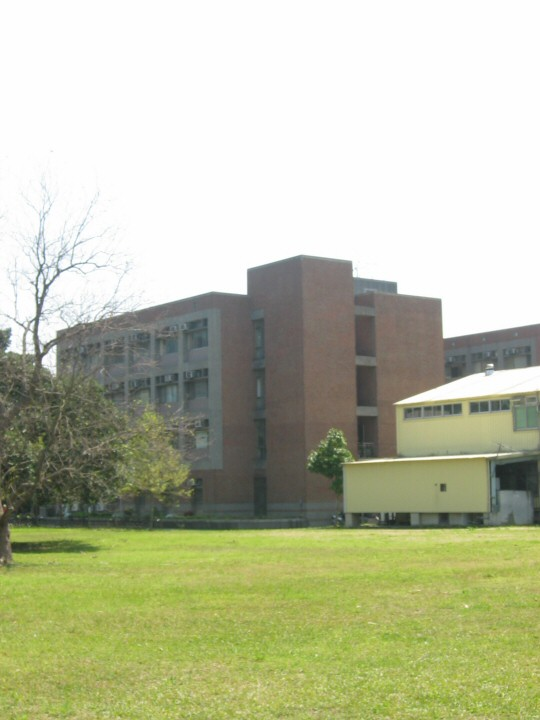
#> input picture img/test/IMG_8709.JPG, 540 x 720 px; its folder holds only this picture in this run
$ jupyter execute --allow-errors img_stitching.ipynb
#> lines starting #> are read from the running program, lines starting #| are printed output that depends on the picture; after the words box and inside, x2 and y2 are one past the last pixel; in counts of white or black regions, pixels touching at a corner belong together
[cell 1]
import cv2
import numpy as np
import os

[cell 2]
# show img for testing
# [4 lines left out: function show_image_by_OpenCV, not called in this run]

[cell 3]
def load_images_from_folder(folder):
#> called with folder = 'img/test'
    images = []
    for filename in os.listdir(folder):
        img = cv2.imread(os.path.join(folder,filename))
#> img is the input picture: shape (720, 540, 3); mean B, G, R 160.9, 189.5, 185.7
        if img is not None:
            images.append(img)
    return images

[cell 4]
def nonmax_suppression(image):

    NONMAX_SUPPRESSION_KERNEL = 16
    STRIDE = 8

    result = np.zeros((image.shape))

    _image = np.lib.stride_tricks.sliding_window_view(image, NONMAX_SUPPRESSION_KERNEL, 1)[:,::STRIDE]
    _image = np.lib.stride_tricks.sliding_window_view(_image, NONMAX_SUPPRESSION_KERNEL, 0)[::STRIDE,:]

    _image = np.reshape(_image,(*_image.shape[:2],-1))
    _image = np.argmax(_image, axis=2)

    mg = np.mgrid[0:_image.shape[0],0:_image.shape[1]]

    # y offset: mg[0], x offset: mg[1]
    index_y = _image // NONMAX_SUPPRESSION_KERNEL + mg[0] * STRIDE
    index_x = _image % NONMAX_SUPPRESSION_KERNEL + mg[1] * STRIDE
    index_x, index_y = index_x.flatten(), index_y.flatten()


    for i, j in zip(index_y, index_x):
        result[i][j]=image[i][j]

    return  result

[cell 5]
def detect_Harris_corner(image):
    # parameters
    KERNEL_SIZE = 5
    THRESHOLD = 500
    K = 0.04

    #  Compute x and y derivatives of image.
    # rgb to grayscale
    Gray_img = cv2.cvtColor(image, cv2.COLOR_RGB2GRAY)
    # gaussion : to do small smooth
    Gau_img = cv2.GaussianBlur(Gray_img, (3,3),3)
    # gradient
    I_x = np.gradient(Gau_img, axis=1)
    I_y = np.gradient(Gau_img, axis=0)


    # Compute products of derivates at each pixel.
    I_xx = I_x * I_x
    I_yy = I_y * I_y
    I_xy = I_x * I_y

    # Compute the sums of the products of derivates at each pixel.
    # weight : use gaussian
    S_xx = cv2.GaussianBlur(I_xx, (KERNEL_SIZE,KERNEL_SIZE),KERNEL_SIZE)
    S_yy = cv2.GaussianBlur(I_yy, (KERNEL_SIZE,KERNEL_SIZE),KERNEL_SIZE)
    S_xy = cv2.GaussianBlur(I_xy, (KERNEL_SIZE,KERNEL_SIZE),KERNEL_SIZE)

    # Define the matrix M.
    # | S_xx  S_xy |
    # | S_xy  S_yy |

    # Compute the response of the detector at each pixel
    detM = S_xx * S_yy - S_xy * S_xy
    traceM = S_xx + S_yy
    R = detM - K * (traceM * traceM)

    # Threshold on value of R
    R[R < THRESHOLD] = 0
    R[R > 0] = 255

    # Nonmax Suppression
    R = nonmax_suppression(R)

    # 濾邊界
    R[:20 , :] = 0
    R[: ,:20 ] = 0
    R[-20:, :] = 0
    R[:,-20: ] = 0
    # return mask
    return R

[cell 6]
# [30 lines left out: function feature_descriptor, not called in this run]

[cell 7]
# [19 lines left out: function matching, not called in this run]
    # [pos1_x, pos1_y, pos2_x, pos2_y]

[cell 8]
a = load_images_from_folder('img/test')
#> a = 1 item
R = detect_Harris_corner(a[0])
#> in detect_Harris_corner, `Gray_img = cv2.cvtColor(image, cv2.COLOR_RGB2GRAY)`:
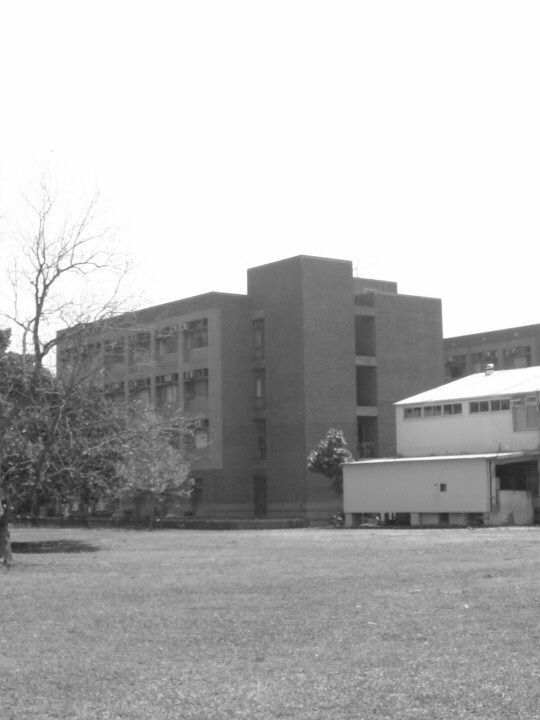
#> Gray_img: shape (720, 540); min 33, max 255, mean 180.5
#> in detect_Harris_corner, `I_x = np.gradient(Gau_img, axis=1)`:
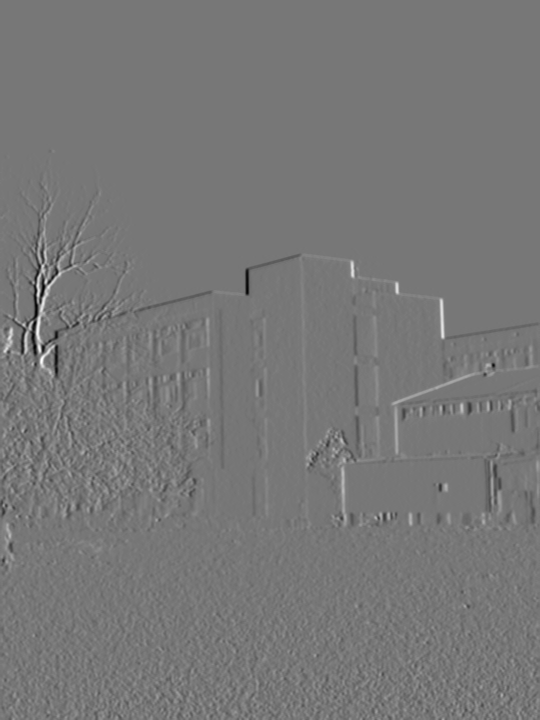
#> I_x: shape (720, 540) float64; min -46, max 52, mean 0; drawn with min black and max white
#> in detect_Harris_corner, `I_y = np.gradient(Gau_img, axis=0)`:
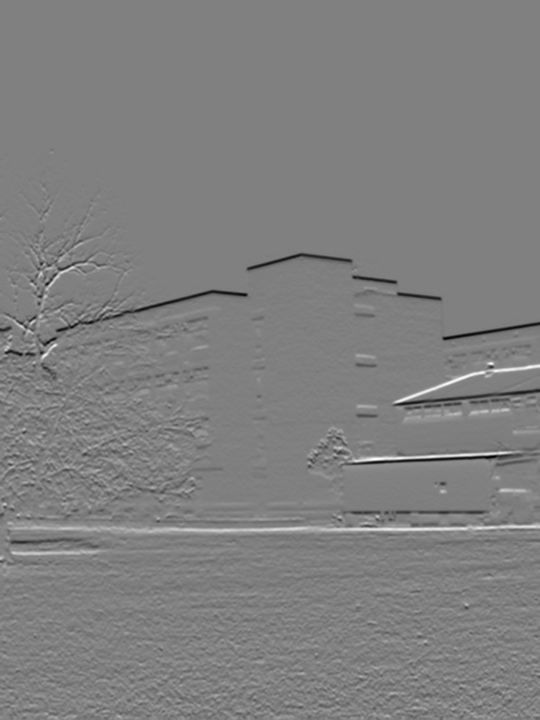
#> I_y: shape (720, 540) float64; min -48, max 47.5, mean -0.1; drawn with min black and max white
#> in detect_Harris_corner, `I_xy = I_x * I_y`:
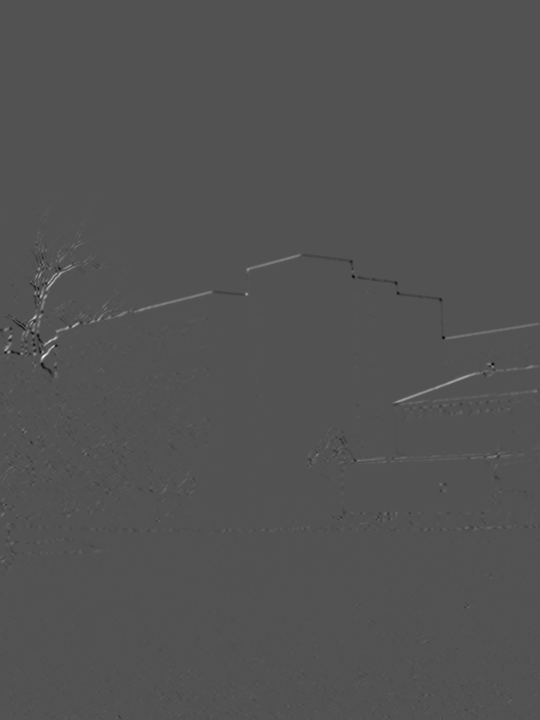
#> I_xy: shape (720, 540) float64; min -834.8, max 1738, mean 1.8; drawn with min black and max white
#> in detect_Harris_corner, `traceM = S_xx + S_yy`:
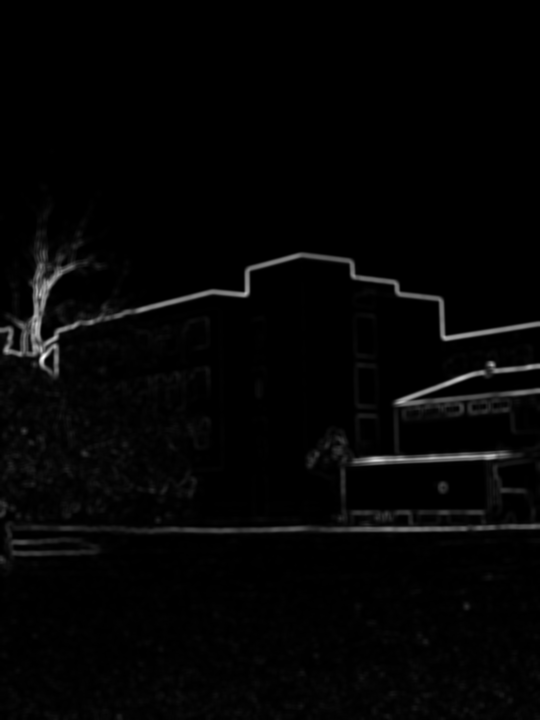
#> traceM: shape (720, 540) float64; min 0, max 1609.7, mean 31.3; drawn with min black and max white
#> in detect_Harris_corner, `R = detM - K * (traceM * traceM)`:
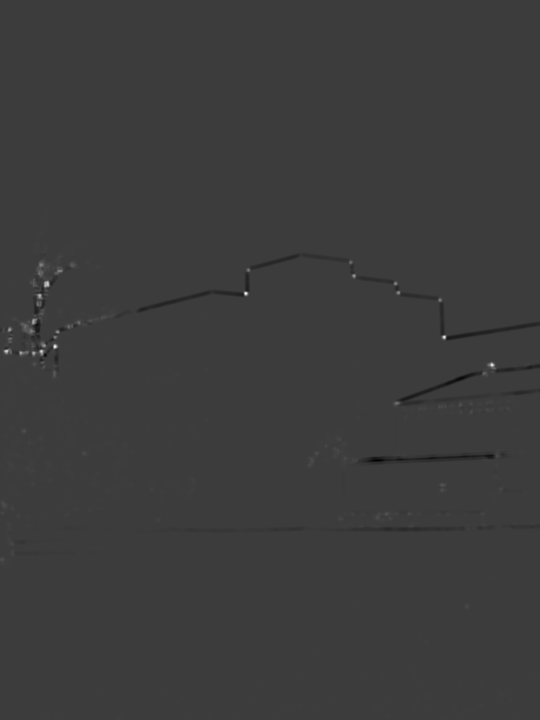
#> R: shape (720, 540) float64; min -72423.6, max 232357.8, mean -67.6; drawn with min black and max white
#> in detect_Harris_corner, `R[R > 0] = 255`:
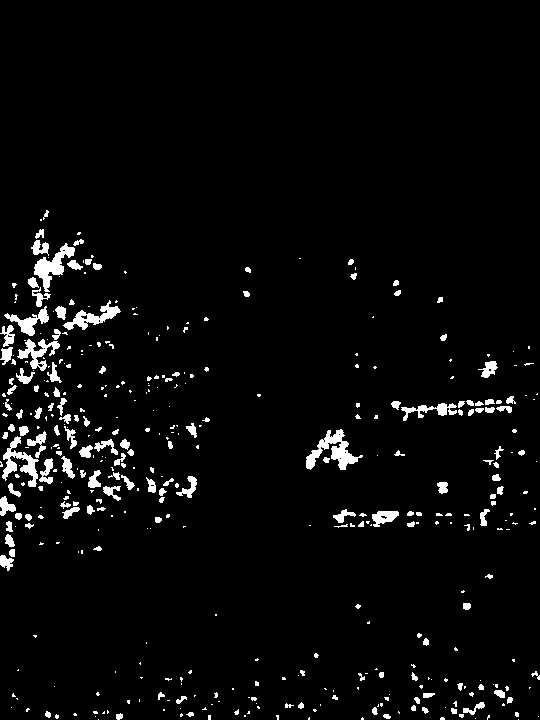
#> R: shape (720, 540) float64; 3.7% white; 422 white regions (267 under 20 px), largest, box (x1, y1, x2, y2) and area: (306, 429, 363, 470) 880, (34, 243, 75, 292) 721, (2, 436, 39, 487) 678
#> in nonmax_suppression, `index_y = _image // NONMAX_SUPPRESSION_KERNEL + mg[0] * STRIDE`:
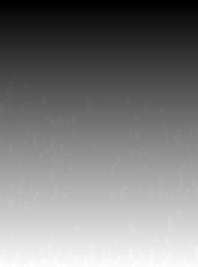
#> index_y: shape (89, 66) int64 (shown 3 times larger); min 0, max 717, mean 353; drawn with min black and max white
#> in nonmax_suppression, `index_x = _image % NONMAX_SUPPRESSION_KERNEL + mg[1] * STRIDE`:
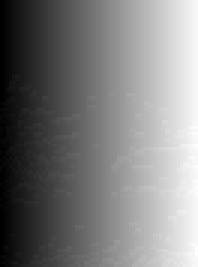
#> index_x: shape (89, 66) int64 (shown 3 times larger); min 0, max 535, mean 261.7; drawn with min black and max white
#> in nonmax_suppression, `index_x, index_y = index_x.flatten(), index_y.flatten()`: index_x = 5874 values, max 535 at index 5477, min 0 at index 0, mean 261.7; index_y = 5874 values, max 717 at index 5812, min 0 at index 0, mean 353
#> the loop in nonmax_suppression, `for i, j in zip(index_y, index_x):` made 5874 passes
#> j on passes 1 to 3: 0, 8, 16
#> after the loop in nonmax_suppression, `for i, j in zip(index_y, index_x):`:
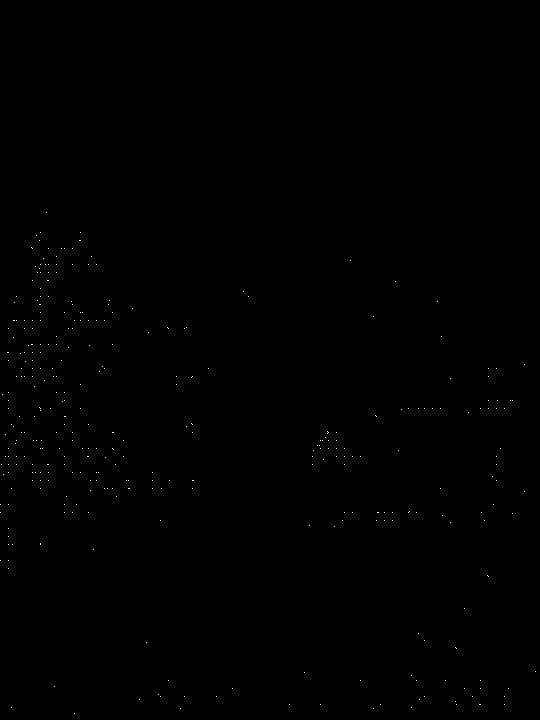
#> result: shape (720, 540) float64; 0.09% white in thin lines or dots, all inside (x1, y1, x2, y2) = (0, 212, 536, 714)
#> in detect_Harris_corner, `R[: ,:20 ] = 0`: R: shape (720, 540) float64; 0.08% white in thin lines or dots, all inside (x1, y1, x2, y2) = (20, 212, 536, 714)
#> in detect_Harris_corner, `R[-20:, :] = 0`: R: shape (720, 540) float64; 0.08% white in thin lines or dots, all inside (x1, y1, x2, y2) = (20, 212, 536, 700)
#> in detect_Harris_corner, `R[:,-20: ] = 0`: R: shape (720, 540) float64; 0.08% white in thin lines or dots, all inside (x1, y1, x2, y2) = (20, 212, 513, 700)
#> (the rest of this cell did not finish here and is left out)
